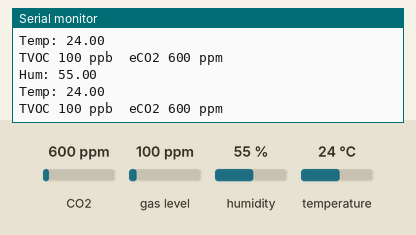
This sketch was run on a simulated Arduino Uno, built with avr-gcc and run on an emulated ATmega328P. On the bench: the last lines printed to the serial monitor. The test bench sets the inputs (shaded band); at power-on: CO2 600 ppm, gas level 100 ppm, humidity 55 %, temperature 24 °C.

Above: at 1.8 s.
1.9 s: CO2 set to 452 ppm
At 2.7 s:
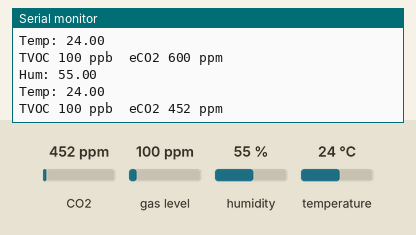
3.4 s: gas level set to 20 ppm
At 4.7 s:
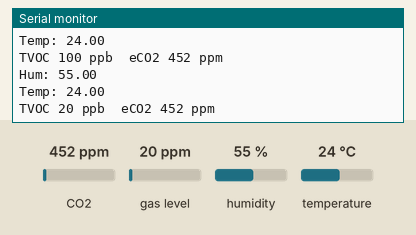
4.9 s: humidity set to 22 %
At 6.1 s:
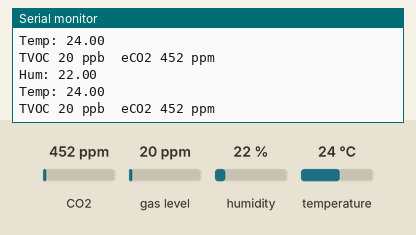
6.4 s: temperature set to 12 °C
At 8.2 s:
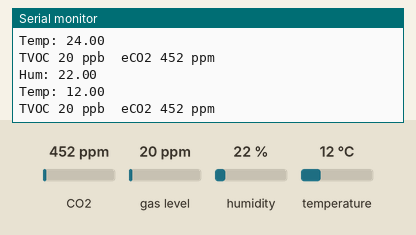

Measured:
- after the input at 1.9 s, the serial monitor: prints a new line after 0.23 s (image 1)
- after the input at 3.4 s, the serial monitor: prints a new line after 0.82 s (image 2)
- after the input at 4.9 s, the serial monitor: prints a new line after 0.31 s (image 3)
- after the input at 6.4 s, the serial monitor: prints a new line after 0.93 s (image 4)

The sketch:

I2C_two_slaves_temp_air.ino
```cpp
#include <Wire.h>
#include <Adafruit_AM2315.h> // Library for external temperature/humidity sensing
//#include <Adafruit_MPL3115A2.h> // Library for altitude/barometric pressure/temperature sensing
//#include "Adafruit_SI1145.h" // Library for UV/Light sensing
#include "Adafruit_SGP30.h" // Library for air quality and gas sensing

Adafruit_AM2315 am2315; // Declaring variable for external temperature/humidity sensor

//Adafruit_MPL3115A2 baro = Adafruit_MPL3115A2(); // Declaring variable for altitude/bp/temp sensor

//Adafruit_SI1145 uv = Adafruit_SI1145(); // Declaring varibale for uv/light sensing

Adafruit_SGP30 sgp; // Declaring variable for air quality/gas sensing

void setup() {
  // put your setup code here, to run once:
  Serial.begin(9600);

  // Starting sensors
  am2315.begin();
  //baro.begin();
  //uv.begin();
  sgp.begin();


}

int counter = 0;
void loop() {
  // put your main code here, to run repeatedly:
  Serial.print("Hum: "); Serial.println(am2315.readHumidity());
  Serial.print("Temp: "); Serial.println(am2315.readTemperature());

  /*

  float pascals = baro.getPressure();
  // Our weather page presents pressure in Inches (Hg)
  // Use http://www.onlineconversion.com/pressure.htm for other units
  Serial.print(pascals/3377); Serial.println(" Inches (Hg)");

  float altm = baro.getAltitude();
  Serial.print(altm); Serial.println(" meters");

  float tempC = baro.getTemperature();
  Serial.print(tempC); Serial.println("*C");


  Serial.print("Vis: "); Serial.println(uv.readVisible());
  Serial.print("IR: "); Serial.println(uv.readIR());

  float UVindex = uv.readUV();
  // the index is multiplied by 100 so to get the
  // integer index, divide by 100!
  UVindex /= 100.0;
  Serial.print("UV: ");  Serial.println(UVindex);

  */

  sgp.IAQmeasure();

  Serial.print("TVOC "); Serial.print(sgp.TVOC); Serial.print(" ppb\t");
  Serial.print("eCO2 "); Serial.print(sgp.eCO2); Serial.println(" ppm");

  delay(1000);

  counter++;
  if (counter == 30) {
    counter = 0;

    uint16_t TVOC_base, eCO2_base;
    if (! sgp.getIAQBaseline(&eCO2_base, &TVOC_base)) {
      Serial.println("Failed to get baseline readings");
      return;
    }
    Serial.print("****Baseline values: eCO2: 0x"); Serial.print(eCO2_base, HEX);
    Serial.print(" & TVOC: 0x"); Serial.println(TVOC_base, HEX);
  }

}
```
